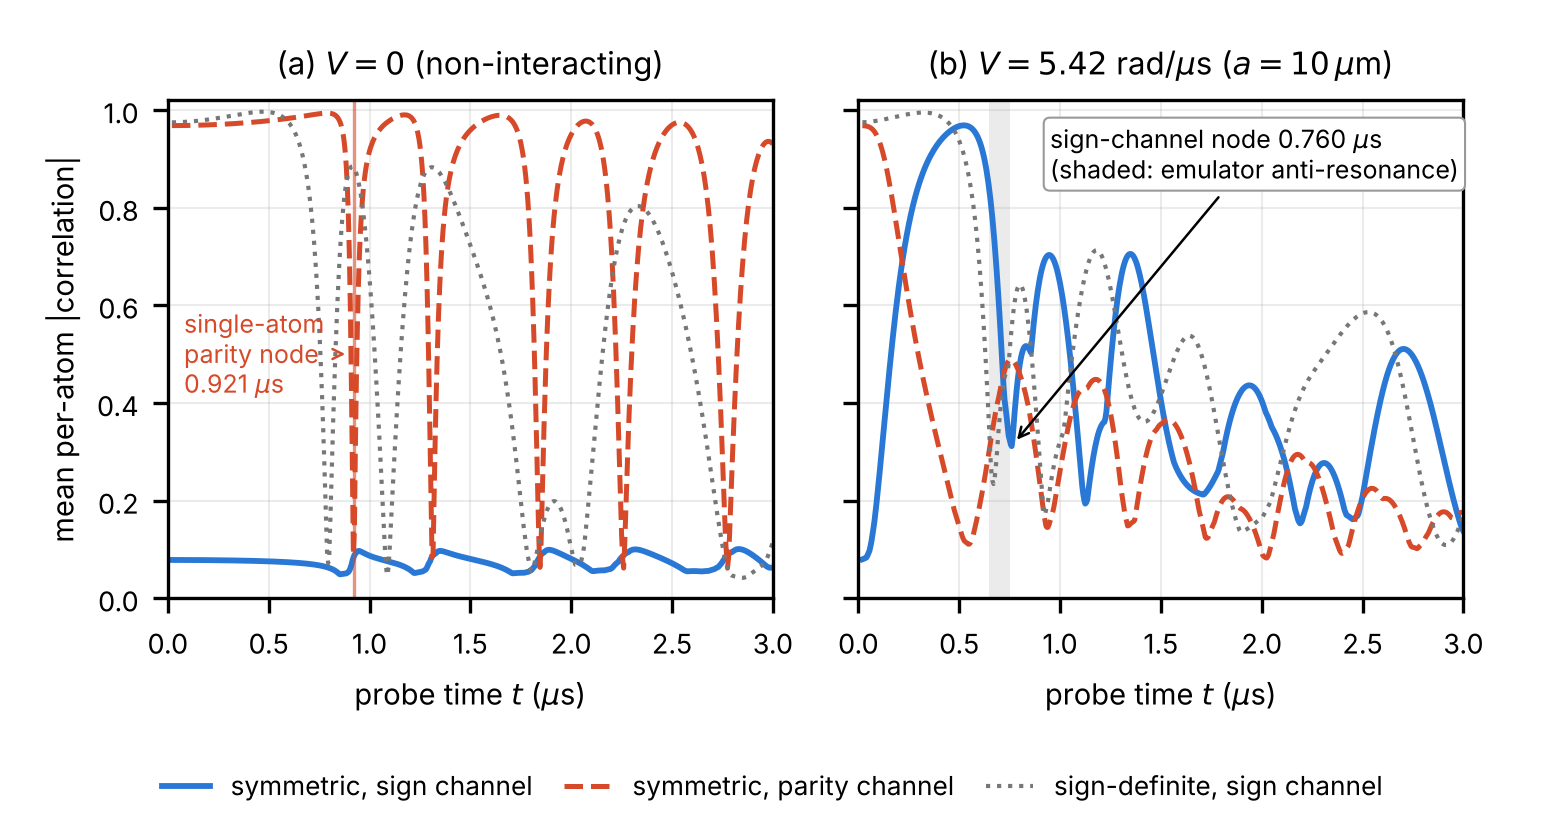

Generate this figure with Python:
"""fig_exact_chain.py — Appendix B of the QMI manuscript: exact eight-atom chain diagnostic.

H = sum_i [ (Omega/2) sigma_x^i - Delta_i n_i ] + sum_{i<j} (C6 / r_ij^6) n_i n_j,
psi(0) = all-ground, constant quench (as build_local_task in airfoil_qrc_v5.py).
Encodings: symmetric Delta_i = 4.5 - 9 x_i ; sign-definite Delta_i = -0.5 - 9 x_i (rad/us).
For NSAMPLES inputs x ~ U[0,1]^8 we compute <n_i(t)> exactly (dim 256) and the mean
per-atom channels
    sign   : mean_i |corr(<n_i(t)>, x_i)|
    parity : mean_i |corr(<n_i(t)>, |x_i - 0.5|)|
for V = C6/a^6 at a = 10 um (5.42 rad/us) and for V = 0.

Single-atom limit: for V = 0 each atom evolves independently,
    <n(t)> = (Omega^2 / Omega_eff^2) sin^2(Omega_eff t / 2),  Omega_eff = sqrt(Omega^2 + Delta^2),
which is even in Delta, so the sign channel vanishes identically for the symmetric encoding.
The first zero of the single-atom parity channel is found numerically on a dense uniform
grid of x (it has no closed form).

Run from emulator/figures/:  python3 fig_exact_chain.py
Outputs: fig_exact_chain.png / .pdf, exact_chain_channels.csv, exact_chain_nodes.csv
"""
import numpy as np
import pandas as pd
import matplotlib
matplotlib.use("Agg")
import matplotlib.pyplot as plt

OMEGA, ENC, C6, A_UM, N = 6.283, 9.0, 5.42e6, 10.0, 8
NSAMPLES = 200
TS = np.round(np.arange(0.02, 3.0001, 0.005), 4)
OFFSETS = {"symmetric": ENC / 2.0, "sign-definite": -0.5}
DIM = 2 ** N
states = np.arange(DIM)
NMAT = ((states[:, None] >> np.arange(N)[None, :]) & 1).astype(float)
XOP = np.zeros((DIM, DIM))
for i in range(N):
    XOP[states, states ^ (1 << i)] += OMEGA / 2.0


def vdiag(V):
    v = np.zeros(DIM)
    for i in range(N):
        for j in range(i + 1, N):
            v += V / (j - i) ** 6 * NMAT[:, i] * NMAT[:, j]
    return v


def channels(X, offset, V):
    vd = vdiag(V)
    Nt = np.empty((len(X), len(TS), N))
    for k, x in enumerate(X):
        w, U = np.linalg.eigh(XOP + np.diag(-(NMAT @ (offset - ENC * x)) + vd))
        c0 = U[0, :]
        psi = U @ (np.exp(-1j * np.outer(w, TS)) * c0[:, None])     # (DIM, T)
        Nt[k] = (np.abs(psi) ** 2).T @ NMAT
    sgn = np.array([np.mean([abs(np.corrcoef(Nt[:, t, i], X[:, i])[0, 1]) for i in range(N)]) for t in range(len(TS))])
    par = np.array([np.mean([abs(np.corrcoef(Nt[:, t, i], np.abs(X[:, i] - 0.5))[0, 1]) for i in range(N)]) for t in range(len(TS))])
    return sgn, par


def first_min(y, tmin, tmax):
    m = (TS >= tmin) & (TS <= tmax)
    i = np.argmin(np.where(m, y, np.inf))
    return TS[i], y[i]


X = np.random.default_rng(7).uniform(0, 1, (NSAMPLES, N))
V10 = C6 / A_UM ** 6
res = {}
for enc, off in OFFSETS.items():
    for V in (0.0, V10):
        res[(enc, V)] = channels(X, off, V)

# single-atom analytic limit (dense grid in x)
xg = np.linspace(0, 1, 20001)
D = OFFSETS["symmetric"] - ENC * xg
W = np.sqrt(OMEGA ** 2 + D ** 2)
tf = np.arange(0.5, 1.2, 0.0005)
c1 = np.array([abs(np.corrcoef((OMEGA ** 2 / W ** 2) * np.sin(W * t / 2) ** 2, np.abs(xg - 0.5))[0, 1]) for t in tf])
t_single = tf[np.argmin(c1)]

nodes = pd.DataFrame([
    dict(level="single atom (analytic, V=0)", channel="parity", t_node_us=t_single, value=c1.min()),
    dict(level="exact chain, V=0", channel="parity", t_node_us=first_min(res[("symmetric", 0.0)][1], 0.5, 1.2)[0],
         value=first_min(res[("symmetric", 0.0)][1], 0.5, 1.2)[1]),
    dict(level=f"exact chain, V={V10:.2f}", channel="sign", t_node_us=first_min(res[("symmetric", V10)][0], 0.5, 1.0)[0],
         value=first_min(res[("symmetric", V10)][0], 0.5, 1.0)[1]),
])
print(nodes.to_string(index=False))
print(f"symmetric, V=0: mean sign channel over t = {res[('symmetric', 0.0)][0].mean():.3f}")
nodes.to_csv("exact_chain_nodes.csv", index=False)
pd.DataFrame({"t_us": TS, **{f"{e}|V={v:.2f}|{ch}": res[(e, v)][k]
              for (e, v) in res for k, ch in enumerate(("sign", "parity"))}}).to_csv("exact_chain_channels.csv", index=False)

# ---------------- figure ----------------
BLUE, RED, GREY = "#2a78d6", "#d64a2a", "#777777"
fig, axes = plt.subplots(1, 2, figsize=(5.15, 2.75), sharey=True)
for ax, V, title in [(axes[0], 0.0, r"(a) $V=0$ (non-interacting)"),
                     (axes[1], V10, rf"(b) $V={V10:.2f}$ rad/$\mu$s ($a=10\,\mu$m)")]:
    s, p = res[("symmetric", V)]
    sd, _ = res[("sign-definite", V)]
    ax.plot(TS, s, color=BLUE, lw=1.4, label="symmetric, sign channel")
    ax.plot(TS, p, color=RED, lw=1.2, ls="--", label="symmetric, parity channel")
    ax.plot(TS, sd, color=GREY, lw=1.0, ls=":", label="sign-definite, sign channel")
    ax.set_title(title, fontsize=7.5)
    ax.set_xlabel(r"probe time $t$ ($\mu$s)", fontsize=7)
    ax.tick_params(labelsize=6.5); ax.set_xlim(0, 3); ax.set_ylim(0, 1.02)
    ax.grid(alpha=0.25, lw=0.5)
axes[0].axvline(t_single, color=RED, lw=0.8, alpha=0.6)
axes[0].annotate(f"single-atom\nparity node\n{t_single:.3f} $\\mu$s", xy=(t_single, 0.5), xytext=(0.08, 0.42),
                 fontsize=6, color=RED, arrowprops=dict(arrowstyle="->", color=RED, lw=0.6))
tn = nodes.iloc[2].t_node_us
axes[1].axvspan(0.65, 0.75, color="k", alpha=0.08, lw=0)
axes[1].annotate(f"sign-channel node {tn:.3f} $\\mu$s\n(shaded: emulator anti-resonance)",
                 xy=(tn, nodes.iloc[2].value), xytext=(0.95, 0.86), fontsize=6,
                 bbox=dict(boxstyle="round,pad=0.25", fc="white", ec="0.6", lw=0.5),
                 arrowprops=dict(arrowstyle="->", color="k", lw=0.6))
axes[0].set_ylabel("mean per-atom |correlation|", fontsize=7)
h, l = axes[1].get_legend_handles_labels()
fig.legend(h, l, loc="lower center", ncol=3, fontsize=6.3, frameon=False, handlelength=1.8, columnspacing=1.2)
fig.tight_layout(rect=(0, 0.08, 1, 1))
fig.savefig("fig_exact_chain.png", dpi=300)
fig.savefig("fig_exact_chain.pdf")
print("Saved fig_exact_chain.png/.pdf, exact_chain_channels.csv, exact_chain_nodes.csv")
